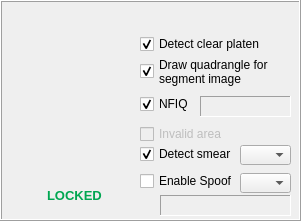
   <widget class="QFrame" name="frame_3">
    <property name="geometry">
     <rect>
      <x>12</x>
      <y>375</y>
      <width>301</width>
      <height>221</height>
     </rect>
    </property>
    <property name="frameShape">
     <enum>QFrame::Box</enum>
    </property>
    <property name="frameShadow">
     <enum>QFrame::Raised</enum>
    </property>
    <widget class="QLabel" name="label_7">
     <property name="geometry">
      <rect>
       <x>10</x>
       <y>8</y>
       <width>281</width>
       <height>21</height>
      </rect>
     </property>
     <property name="font">
      <font>
       <family>Arial</family>
       <pointsize>10</pointsize>
       <weight>75</weight>
       <bold>true</bold>
      </font>
     </property>
     <property name="autoFillBackground">
      <bool>false</bool>
     </property>
     <property name="styleSheet">
      <string notr="true"/>
     </property>
     <property name="text">
      <string/>
     </property>
     <property name="pixmap">
      <pixmap resource="Images.qrc">:/Images/Device_Status.bmp</pixmap>
     </property>
    </widget>
    <widget class="QLabel" name="lblQuality_1">
     <property name="geometry">
      <rect>
       <x>30</x>
       <y>82</y>
       <width>20</width>
       <height>71</height>
      </rect>
     </property>
     <property name="palette">
      <palette>
       <active>
        <colorrole role="WindowText">
         <brush brushstyle="SolidPattern">
          <color alpha="255">
           <red>0</red>
           <green>0</green>
           <blue>0</blue>
          </color>
         </brush>
        </colorrole>
        <colorrole role="Button">
         <brush brushstyle="SolidPattern">
          <color alpha="255">
           <red>255</red>
           <green>255</green>
           <blue>255</blue>
          </color>
         </brush>
        </colorrole>
        <colorrole role="Light">
         <brush brushstyle="SolidPattern">
          <color alpha="255">
           <red>255</red>
           <green>255</green>
           <blue>127</blue>
          </color>
         </brush>
        </colorrole>
        <colorrole role="Midlight">
         <brush brushstyle="SolidPattern">
          <color alpha="255">
           <red>255</red>
           <green>255</green>
           <blue>63</blue>
          </color>
         </brush>
        </colorrole>
        <colorrole role="Dark">
         <brush brushstyle="SolidPattern">
          <color alpha="255">
           <red>127</red>
           <green>127</green>
           <blue>0</blue>
          </color>
         </brush>
        </colorrole>
        <colorrole role="Mid">
         <brush brushstyle="SolidPattern">
          <color alpha="255">
           <red>170</red>
           <green>170</green>
           <blue>0</blue>
          </color>
         </brush>
        </colorrole>
        <colorrole role="Text">
         <brush brushstyle="SolidPattern">
          <color alpha="255">
           <red>0</red>
           <green>0</green>
           <blue>0</blue>
          </color>
         </brush>
        </colorrole>
        <colorrole role="BrightText">
         <brush brushstyle="SolidPattern">
          <color alpha="255">
           <red>255</red>
           <green>255</green>
           <blue>255</blue>
          </color>
         </brush>
        </colorrole>
        <colorrole role="ButtonText">
         <brush brushstyle="SolidPattern">
          <color alpha="255">
           <red>0</red>
           <green>0</green>
           <blue>0</blue>
          </color>
         </brush>
        </colorrole>
        <colorrole role="Base">
         <brush brushstyle="SolidPattern">
          <color alpha="255">
           <red>255</red>
           <green>255</green>
           <blue>255</blue>
          </color>
         </brush>
        </colorrole>
        <colorrole role="Window">
         <brush brushstyle="SolidPattern">
          <color alpha="255">
           <red>255</red>
           <green>255</green>
           <blue>255</blue>
          </color>
         </brush>
        </colorrole>
        <colorrole role="Shadow">
         <brush brushstyle="SolidPattern">
          <color alpha="255">
           <red>0</red>
           <green>0</green>
           <blue>0</blue>
          </color>
         </brush>
        </colorrole>
        <colorrole role="AlternateBase">
         <brush brushstyle="SolidPattern">
          <color alpha="255">
           <red>255</red>
           <green>255</green>
           <blue>127</blue>
          </color>
         </brush>
        </colorrole>
        <colorrole role="ToolTipBase">
         <brush brushstyle="SolidPattern">
          <color alpha="255">
           <red>255</red>
           <green>255</green>
           <blue>220</blue>
          </color>
         </brush>
        </colorrole>
        <colorrole role="ToolTipText">
         <brush brushstyle="SolidPattern">
          <color alpha="255">
           <red>0</red>
           <green>0</green>
           <blue>0</blue>
          </color>
         </brush>
        </colorrole>
       </active>
       <inactive>
        <colorrole role="WindowText">
         <brush brushstyle="SolidPattern">
          <color alpha="255">
           <red>0</red>
           <green>0</green>
           <blue>0</blue>
          </color>
         </brush>
        </colorrole>
        <colorrole role="Button">
         <brush brushstyle="SolidPattern">
          <color alpha="255">
           <red>255</red>
           <green>255</green>
           <blue>255</blue>
          </color>
         </brush>
        </colorrole>
        <colorrole role="Light">
         <brush brushstyle="SolidPattern">
          <color alpha="255">
           <red>255</red>
           <green>255</green>
           <blue>127</blue>
          </color>
         </brush>
        </colorrole>
        <colorrole role="Midlight">
         <brush brushstyle="SolidPattern">
          <color alpha="255">
           <red>255</red>
           <green>255</green>
           <blue>63</blue>
          </color>
         </brush>
        </colorrole>
        <colorrole role="Dark">
         <brush brushstyle="SolidPattern">
          <color alpha="255">
           <red>127</red>
           <green>127</green>
           <blue>0</blue>
          </color>
         </brush>
        </colorrole>
        <colorrole role="Mid">
         <brush brushstyle="SolidPattern">
          <color alpha="255">
           <red>170</red>
           <green>170</green>
           <blue>0</blue>
          </color>
         </brush>
        </colorrole>
        <colorrole role="Text">
         <brush brushstyle="SolidPattern">
          <color alpha="255">
           <red>0</red>
           <green>0</green>
           <blue>0</blue>
          </color>
         </brush>
        </colorrole>
        <colorrole role="BrightText">
         <brush brushstyle="SolidPattern">
          <color alpha="255">
           <red>255</red>
           <green>255</green>
           <blue>255</blue>
          </color>
         </brush>
        </colorrole>
        <colorrole role="ButtonText">
         <brush brushstyle="SolidPattern">
          <color alpha="255">
           <red>0</red>
           <green>0</green>
           <blue>0</blue>
          </color>
         </brush>
        </colorrole>
        <colorrole role="Base">
         <brush brushstyle="SolidPattern">
          <color alpha="255">
           <red>255</red>
           <green>255</green>
           <blue>255</blue>
          </color>
         </brush>
        </colorrole>
        <colorrole role="Window">
         <brush brushstyle="SolidPattern">
          <color alpha="255">
           <red>255</red>
           <green>255</green>
           <blue>255</blue>
          </color>
         </brush>
        </colorrole>
        <colorrole role="Shadow">
         <brush brushstyle="SolidPattern">
          <color alpha="255">
           <red>0</red>
           <green>0</green>
           <blue>0</blue>
          </color>
         </brush>
        </colorrole>
        <colorrole role="AlternateBase">
         <brush brushstyle="SolidPattern">
          <color alpha="255">
           <red>255</red>
           <green>255</green>
           <blue>127</blue>
          </color>
         </brush>
        </colorrole>
        <colorrole role="ToolTipBase">
         <brush brushstyle="SolidPattern">
          <color alpha="255">
           <red>255</red>
           <green>255</green>
           <blue>220</blue>
          </color>
         </brush>
        </colorrole>
        <colorrole role="ToolTipText">
         <brush brushstyle="SolidPattern">
          <color alpha="255">
           <red>0</red>
           <green>0</green>
           <blue>0</blue>
          </color>
         </brush>
        </colorrole>
       </inactive>
       <disabled>
        <colorrole role="WindowText">
         <brush brushstyle="SolidPattern">
          <color alpha="255">
           <red>127</red>
           <green>127</green>
           <blue>0</blue>
          </color>
         </brush>
        </colorrole>
        <colorrole role="Button">
         <brush brushstyle="SolidPattern">
          <color alpha="255">
           <red>255</red>
           <green>255</green>
           <blue>255</blue>
          </color>
         </brush>
        </colorrole>
        <colorrole role="Light">
         <brush brushstyle="SolidPattern">
          <color alpha="255">
           <red>255</red>
           <green>255</green>
           <blue>127</blue>
          </color>
         </brush>
        </colorrole>
        <colorrole role="Midlight">
         <brush brushstyle="SolidPattern">
          <color alpha="255">
           <red>255</red>
           <green>255</green>
           <blue>63</blue>
          </color>
         </brush>
        </colorrole>
        <colorrole role="Dark">
         <brush brushstyle="SolidPattern">
          <color alpha="255">
           <red>127</red>
           <green>127</green>
           <blue>0</blue>
          </color>
         </brush>
        </colorrole>
        <colorrole role="Mid">
         <brush brushstyle="SolidPattern">
          <color alpha="255">
           <red>170</red>
           <green>170</green>
           <blue>0</blue>
          </color>
         </brush>
        </colorrole>
        <colorrole role="Text">
         <brush brushstyle="SolidPattern">
          <color alpha="255">
           <red>127</red>
           <green>127</green>
           <blue>0</blue>
          </color>
         </brush>
        </colorrole>
        <colorrole role="BrightText">
         <brush brushstyle="SolidPattern">
          <color alpha="255">
           <red>255</red>
           <green>255</green>
           <blue>255</blue>
          </color>
         </brush>
        </colorrole>
        <colorrole role="ButtonText">
         <brush brushstyle="SolidPattern">
          <color alpha="255">
           <red>127</red>
           <green>127</green>
           <blue>0</blue>
          </color>
         </brush>
        </colorrole>
        <colorrole role="Base">
         <brush brushstyle="SolidPattern">
          <color alpha="255">
           <red>255</red>
           <green>255</green>
           <blue>255</blue>
          </color>
         </brush>
        </colorrole>
        <colorrole role="Window">
         <brush brushstyle="SolidPattern">
          <color alpha="255">
           <red>255</red>
           <green>255</green>
           <blue>255</blue>
          </color>
         </brush>
        </colorrole>
        <colorrole role="Shadow">
         <brush brushstyle="SolidPattern">
          <color alpha="255">
           <red>0</red>
           <green>0</green>
           <blue>0</blue>
          </color>
         </brush>
        </colorrole>
        <colorrole role="AlternateBase">
         <brush brushstyle="SolidPattern">
          <color alpha="255">
           <red>255</red>
           <green>255</green>
           <blue>0</blue>
          </color>
         </brush>
        </colorrole>
        <colorrole role="ToolTipBase">
         <brush brushstyle="SolidPattern">
          <color alpha="255">
           <red>255</red>
           <green>255</green>
           <blue>220</blue>
          </color>
         </brush>
        </colorrole>
        <colorrole role="ToolTipText">
         <brush brushstyle="SolidPattern">
          <color alpha="255">
           <red>0</red>
           <green>0</green>
           <blue>0</blue>
          </color>
         </brush>
        </colorrole>
       </disabled>
      </palette>
     </property>
     <property name="font">
      <font>
       <family>Arial</family>
       <pointsize>9</pointsize>
      </font>
     </property>
     <property name="cursor">
      <cursorShape>ArrowCursor</cursorShape>
     </property>
     <property name="autoFillBackground">
      <bool>false</bool>
     </property>
     <property name="frameShape">
      <enum>QFrame::NoFrame</enum>
     </property>
     <property name="text">
      <string/>
     </property>
    </widget>
    <widget class="QLabel" name="m_txtNFIQScore">
     <property name="geometry">
      <rect>
       <x>200</x>
       <y>96</y>
       <width>91</width>
       <height>21</height>
      </rect>
     </property>
     <property name="font">
      <font>
       <family>Arial</family>
       <pointsize>9</pointsize>
      </font>
     </property>
     <property name="frameShape">
      <enum>QFrame::Panel</enum>
     </property>
     <property name="frameShadow">
      <enum>QFrame::Sunken</enum>
     </property>
     <property name="text">
      <string/>
     </property>
    </widget>
    <widget class="QCheckBox" name="m_chkEnableSpoof">
     <property name="geometry">
      <rect>
       <x>140</x>
       <y>173</y>
       <width>101</width>
       <height>16</height>
      </rect>
     </property>
     <property name="font">
      <font>
       <family>Arial</family>
       <pointsize>9</pointsize>
      </font>
     </property>
     <property name="styleSheet">
      <string notr="true"/>
     </property>
     <property name="locale">
      <locale language="English" country="UnitedStates"/>
     </property>
     <property name="text">
      <string>Enable Spoof</string>
     </property>
     <property name="checked">
      <bool>false</bool>
     </property>
    </widget>
    <widget class="QLabel" name="lblQuality_2">
     <property name="geometry">
      <rect>
       <x>52</x>
       <y>82</y>
       <width>20</width>
       <height>71</height>
      </rect>
     </property>
     <property name="font">
      <font>
       <family>Arial</family>
       <pointsize>9</pointsize>
      </font>
     </property>
     <property name="frameShape">
      <enum>QFrame::NoFrame</enum>
     </property>
     <property name="text">
      <string/>
     </property>
    </widget>
    <widget class="QCheckBox" name="m_chkUseClearPlaten">
     <property name="geometry">
      <rect>
       <x>140</x>
       <y>36</y>
       <width>141</width>
       <height>16</height>
      </rect>
     </property>
     <property name="font">
      <font>
       <family>Arial</family>
       <pointsize>9</pointsize>
      </font>
     </property>
     <property name="styleSheet">
      <string notr="true"/>
     </property>
     <property name="locale">
      <locale language="English" country="UnitedStates"/>
     </property>
     <property name="text">
      <string>Detect clear platen</string>
     </property>
     <property name="checked">
      <bool>true</bool>
     </property>
    </widget>
    <widget class="QComboBox" name="m_cboSmearLevel">
     <property name="geometry">
      <rect>
       <x>240</x>
       <y>145</y>
       <width>51</width>
       <height>20</height>
      </rect>
     </property>
     <property name="font">
      <font>
       <family>Arial</family>
       <pointsize>9</pointsize>
      </font>
     </property>
     <property name="locale">
      <locale language="English" country="UnitedStates"/>
     </property>
    </widget>
    <widget class="QLabel" name="m_picLock">
     <property name="enabled">
      <bool>true</bool>
     </property>
     <property name="geometry">
      <rect>
       <x>10</x>
       <y>180</y>
       <width>31</width>
       <height>31</height>
      </rect>
     </property>
     <property name="styleSheet">
      <string notr="true"/>
     </property>
     <property name="text">
      <string/>
     </property>
     <property name="pixmap">
      <pixmap resource="Images.qrc">:/Images/Lock.bmp</pixmap>
     </property>
    </widget>
    <widget class="QLabel" name="label_2">
     <property name="geometry">
      <rect>
       <x>10</x>
       <y>35</y>
       <width>121</width>
       <height>141</height>
      </rect>
     </property>
     <property name="font">
      <font>
       <family>Arial</family>
       <pointsize>9</pointsize>
      </font>
     </property>
     <property name="styleSheet">
      <string notr="true"/>
     </property>
     <property name="text">
      <string/>
     </property>
     <property name="pixmap">
      <pixmap resource="Images.qrc">:/Images/Scanner.bmp</pixmap>
     </property>
     <property name="scaledContents">
      <bool>false</bool>
     </property>
    </widget>
    <widget class="QCheckBox" name="m_chkNFIQScore">
     <property name="geometry">
      <rect>
       <x>140</x>
       <y>96</y>
       <width>51</width>
       <height>16</height>
      </rect>
     </property>
     <property name="font">
      <font>
       <family>Arial</family>
       <pointsize>9</pointsize>
      </font>
     </property>
     <property name="styleSheet">
      <string notr="true"/>
     </property>
     <property name="locale">
      <locale language="English" country="UnitedStates"/>
     </property>
     <property name="text">
      <string>NFIQ</string>
     </property>
     <property name="checked">
      <bool>true</bool>
     </property>
    </widget>
    <widget class="QCheckBox" name="m_chkDrawSegmentImage">
     <property name="geometry">
      <rect>
       <x>140</x>
       <y>56</y>
       <width>151</width>
       <height>31</height>
      </rect>
     </property>
     <property name="font">
      <font>
       <family>Arial</family>
       <pointsize>9</pointsize>
      </font>
     </property>
     <property name="styleSheet">
      <string notr="true"/>
     </property>
     <property name="locale">
      <locale language="English" country="UnitedStates"/>
     </property>
     <property name="text">
      <string>Draw quadrangle for 
segment image</string>
     </property>
     <property name="checked">
      <bool>true</bool>
     </property>
    </widget>
    <widget class="QLabel" name="lblQuality_4">
     <property name="geometry">
      <rect>
       <x>96</x>
       <y>82</y>
       <width>20</width>
       <height>71</height>
      </rect>
     </property>
     <property name="font">
      <font>
       <family>Arial</family>
       <pointsize>9</pointsize>
      </font>
     </property>
     <property name="frameShape">
      <enum>QFrame::NoFrame</enum>
     </property>
     <property name="text">
      <string/>
     </property>
    </widget>
    <widget class="QCheckBox" name="m_chkDetectSmear">
     <property name="geometry">
      <rect>
       <x>140</x>
       <y>146</y>
       <width>101</width>
       <height>16</height>
      </rect>
     </property>
     <property name="font">
      <font>
       <family>Arial</family>
       <pointsize>9</pointsize>
      </font>
     </property>
     <property name="styleSheet">
      <string notr="true"/>
     </property>
     <property name="locale">
      <locale language="English" country="UnitedStates"/>
     </property>
     <property name="text">
      <string>Detect smear</string>
     </property>
     <property name="checked">
      <bool>true</bool>
     </property>
    </widget>
    <widget class="QLabel" name="lblQuality_3">
     <property name="geometry">
      <rect>
       <x>74</x>
       <y>82</y>
       <width>20</width>
       <height>71</height>
      </rect>
     </property>
     <property name="font">
      <font>
       <family>Arial</family>
       <pointsize>9</pointsize>
      </font>
     </property>
     <property name="frameShape">
      <enum>QFrame::NoFrame</enum>
     </property>
     <property name="text">
      <string/>
     </property>
    </widget>
    <widget class="QComboBox" name="m_cboSpoofLevel">
     <property name="geometry">
      <rect>
       <x>240</x>
       <y>173</y>
       <width>51</width>
       <height>20</height>
      </rect>
     </property>
     <property name="font">
      <font>
       <family>Arial</family>
       <pointsize>9</pointsize>
      </font>
     </property>
     <property name="locale">
      <locale language="English" country="UnitedStates"/>
     </property>
    </widget>
    <widget class="QCheckBox" name="m_chkInvalidArea">
     <property name="enabled">
      <bool>false</bool>
     </property>
     <property name="geometry">
      <rect>
       <x>140</x>
       <y>126</y>
       <width>131</width>
       <height>16</height>
      </rect>
     </property>
     <property name="font">
      <font>
       <family>Arial</family>
       <pointsize>9</pointsize>
      </font>
     </property>
     <property name="styleSheet">
      <string notr="true"/>
     </property>
     <property name="locale">
      <locale language="English" country="UnitedStates"/>
     </property>
     <property name="text">
      <string>Invalid area</string>
     </property>
     <property name="checked">
      <bool>false</bool>
     </property>
    </widget>
    <widget class="QLabel" name="m_txtDevLockState">
     <property name="geometry">
      <rect>
       <x>47</x>
       <y>185</y>
       <width>71</width>
       <height>21</height>
      </rect>
     </property>
     <property name="font">
      <font>
       <family>Arial</family>
       <pointsize>10</pointsize>
      </font>
     </property>
     <property name="styleSheet">
      <string notr="true"/>
     </property>
     <property name="text">
      <string>&lt;html&gt;&lt;head/&gt;&lt;body&gt;&lt;p&gt;&lt;span style=&quot; font-size:10pt; font-weight:600; color:#00A651;&quot;&gt;LOCKED&lt;/span&gt;&lt;/p&gt;&lt;/body&gt;&lt;/html&gt;</string>
     </property>
    </widget>
    <widget class="QLabel" name="m_txtSpoofResult">
     <property name="geometry">
      <rect>
       <x>160</x>
       <y>195</y>
       <width>131</width>
       <height>21</height>
      </rect>
     </property>
     <property name="font">
      <font>
       <family>Arial</family>
       <pointsize>9</pointsize>
      </font>
     </property>
     <property name="frameShape">
      <enum>QFrame::Panel</enum>
     </property>
     <property name="frameShadow">
      <enum>QFrame::Sunken</enum>
     </property>
     <property name="text">
      <string/>
     </property>
    </widget>
    <zorder>label_2</zorder>
    <zorder>label_7</zorder>
    <zorder>lblQuality_1</zorder>
    <zorder>m_txtNFIQScore</zorder>
    <zorder>m_chkEnableSpoof</zorder>
    <zorder>lblQuality_2</zorder>
    <zorder>m_chkUseClearPlaten</zorder>
    <zorder>m_cboSmearLevel</zorder>
    <zorder>m_picLock</zorder>
    <zorder>m_chkNFIQScore</zorder>
    <zorder>m_chkDrawSegmentImage</zorder>
    <zorder>lblQuality_4</zorder>
    <zorder>m_chkDetectSmear</zorder>
    <zorder>lblQuality_3</zorder>
    <zorder>m_cboSpoofLevel</zorder>
    <zorder>m_chkInvalidArea</zorder>
    <zorder>m_txtDevLockState</zorder>
    <zorder>m_txtSpoofResult</zorder>
   </widget>
